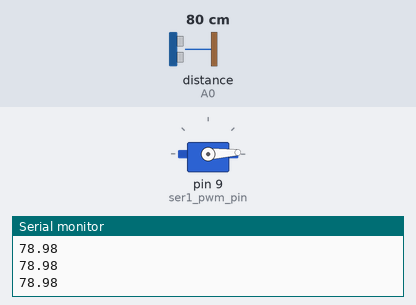
The sketch below on a simulated Arduino Uno, built with avr-gcc and run on an emulated ATmega328P. On the bench: servo, the last lines printed to the serial monitor. Wiring (inferred from the names in the program): ultrasonic range finder: trigger A1; echo A0; servo: signal pin 9. The inputs (shaded band) are chosen by the test bench; at power-on: distance to the obstacle (sensor on A0) 80 cm. The echo pulse lasts 58.3 µs per cm; servo pulses on a pin are drawn as a servo (544–2400 µs = 0–180°).

Above: at 1.2 s.
1.3 s: distance to the obstacle (sensor on A0) set to 31 cm
2.8 s: distance to the obstacle (sensor on A0) set to 25 cm
At 4.0 s:
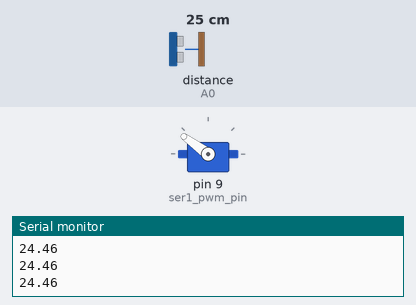
4.3 s: distance to the obstacle (sensor on A0) set to 35 cm
At 5.1 s:
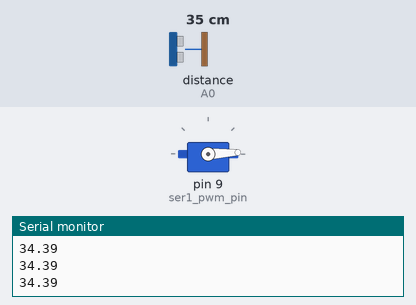
5.8 s: distance to the obstacle (sensor on A0) set to 2 cm
At 6.2 s:
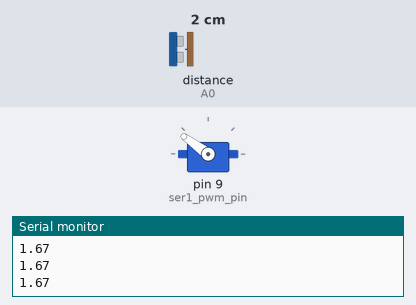
Timing chart, 0 to 8.3 s (numbered marks = the images above; inputs shaded):
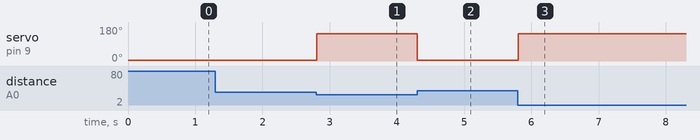

Measured:
- the behaviour switches between 28 and 27 cm on distance to the obstacle (sensor on A0) (found by bisection; images 0 and 1)
- after the input at 2.8 s, servo on pin 9 (ser1_pwm_pin): 3° → 144° at once
- after the input at 4.3 s, servo on pin 9 (ser1_pwm_pin): 144° → 3° at once
- after the input at 5.8 s, servo on pin 9 (ser1_pwm_pin): 3° → 144° at once

The sketch:

servo.ino
```cpp
const int ser1_pwm_pin = 9;
float echoPin=A0;
float trigPin=A1;
long duration;
float distance;
void servo_pwm_con(int deg, int pin)
{
  int val = (deg*10.25)+500; // i.e. 500 ms means 0 degree rotation whereas val = 2345 ms means high pulse for 2345 microsecs resulting 150 degree rotation at servo motor
  digitalWrite(pin,HIGH);
  delayMicroseconds(val);
  digitalWrite(pin,LOW);
  delay(7);
}
void setup()
{
  pinMode(ser1_pwm_pin, OUTPUT);
  pinMode(trigPin, OUTPUT);
  pinMode(echoPin, INPUT);

  Serial.begin(9600);
}

void loop()
{
  digitalWrite(trigPin, LOW);
  delayMicroseconds(2);
  digitalWrite(trigPin, HIGH);
  delayMicroseconds(2);
  digitalWrite(trigPin, LOW);

  duration= pulseIn(echoPin, HIGH);
  distance=duration*0.034/2;
  Serial.println(distance);
    if (distance<27)
  {
    servo_pwm_con(140,ser1_pwm_pin);
   }
    else{
    servo_pwm_con(0,ser1_pwm_pin);
    }

}
```
